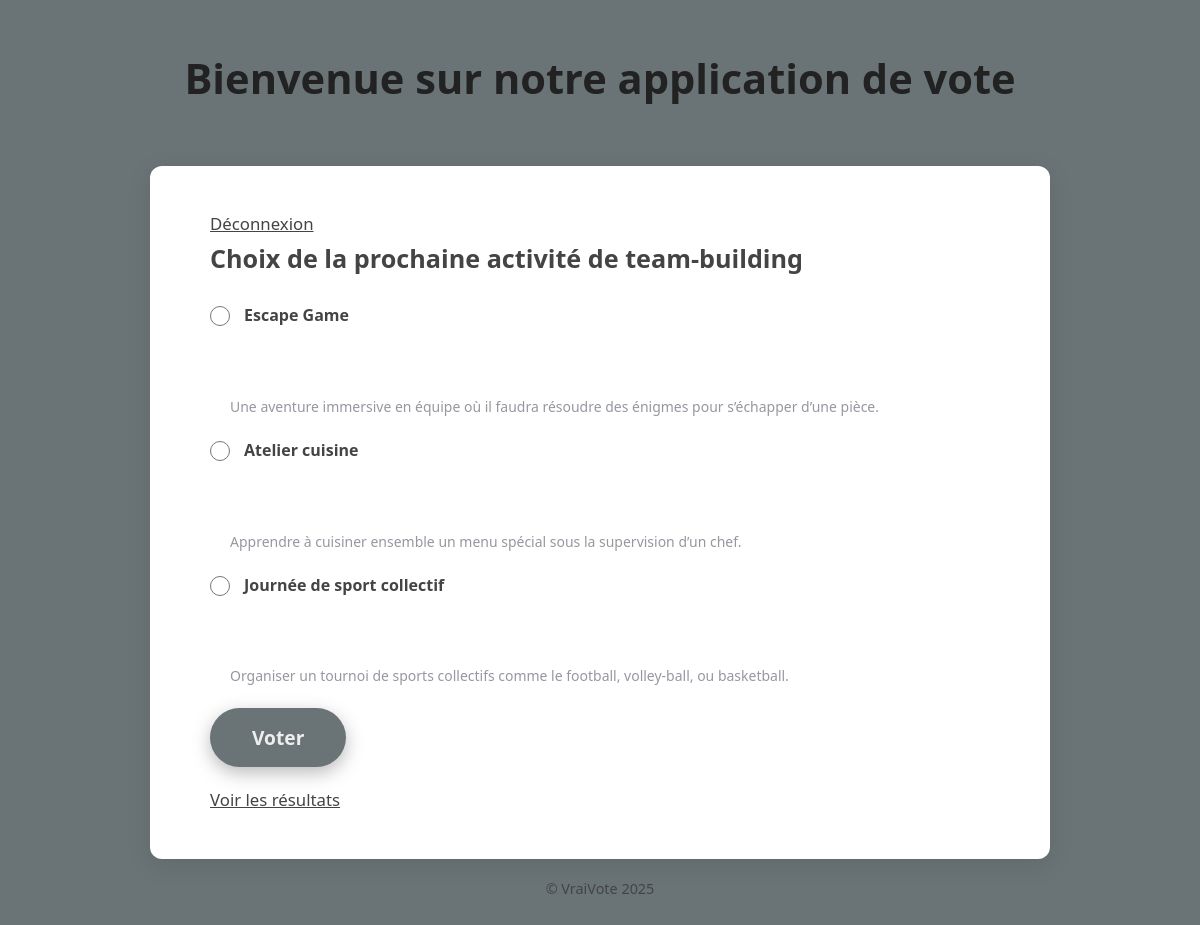
The page /poll/6/ (signed in) on the database its author committed.
### vote_app/models.py (models this page shows, shortened)
class Poll(models.Model):
    TYPE_VOTE_CHOICES = [
        ('unique', 'Vote unique'),
        ('multiple', 'Vote multiple'),
    ]
    title = models.CharField(max_length=255)
    description = models.TextField()
    start_date = models.DateTimeField()
    end_date = models.DateTimeField()
    vote_type = models.CharField(max_length=20, choices=TYPE_VOTE_CHOICES)

class Option(models.Model):
    poll = models.ForeignKey(Poll, related_name='options', on_delete=models.CASCADE)
    name = models.CharField(max_length=255)
    description = models.TextField(blank=True, null=True)

### vote_app/views.py (the view)
# urls.py: path('poll/<int:poll_id>/', views.poll_detail, name='poll_detail'),
@login_required
def poll_detail(request, poll_id):
    poll = get_object_or_404(Poll, id=poll_id)
    user_vote = Vote.objects.filter(user=request.user, poll=poll).first()
    return render(request, 'vote_app/poll_detail.html', {'poll': poll, 'user_vote': user_vote})

### vote_app/templates/vote_app/poll_detail.html (shortened to what this page needs)
{% extends 'vote_app/base.html' %}
{% block content %}
                <a href="{% url 'login' %}">Déconnexion</a>
<h2>{{ poll.title }}</h2>
<form method="post" action="{% url 'vote_poll' poll.id %}">
    {% for option in poll.options.all %}
        <label>
            <input type="radio" name="option" value="{{ option.id }}">
            {{ option.name }}
        </label><br />
        {% if option.description %}
            <small style="color: #9a959f; margin-left: 20px; display: block;">
                {{ option.description }}
            </small>
        {% endif %}
    {% endfor %}
    <button type="submit">Voter</button> <a href="{% url 'results' poll.id %}">Voir les résultats</a>
</form>
{% endblock %}

### vote_app/static/css/style.css (style rules this page uses)
* { margin: 0; padding: 0; box-sizing: border-box; font-family: 'Segoe UI', Tahoma, Geneva, Verdana, sans-serif; color: #444; background: none; }
body { min-height: 100vh; background: #6a7476; display: flex; flex-direction: column; align-items: center; padding: 50px 20px; }
form { margin-top: 25px; display: flex; flex-direction: column; gap: 20px; width: 100%; }
form input, form textarea, form select { width: 100%; padding: 12px 16px; font-size: 1rem; border-radius: 8px; border: 1.5px solid #ccc; background-color: #fafafa; color: #333; transition: border-color 0.3s ease; }
form label { display: flex; align-items: center; gap: 14px; font-weight: 600; color: #444; cursor: pointer; user-select: none; font-size: 1rem; }
form input[type="checkbox"], form input[type="radio"] { width: 20px; height: 20px; cursor: pointer; accent-color: #555; }
form button[type="submit"] { background: #6a7476; color: #eee; border: none; border-radius: 50px; padding: 16px 42px; font-size: 1.2rem; font-weight: 700; cursor: pointer; box-shadow: 0 6px 18px rgba(85, 85, 85, 0.4); transition: background-color 0.3s ease, transform 0.2s ease; align-self: flex-start; }

### rows shown on the page
Poll: title "Choix de la prochaine activité de team-building"
Option: name "Escape Game", description "Une aventure immersive en équipe où il faudra résoudre des énigmes pour s’échapper d’une pièce."
Option: name "Atelier cuisine", description "Apprendre à cuisiner ensemble un menu spécial sous la supervision d’un chef."
Option: name "Journée de sport collectif", description "Organiser un tournoi de sports collectifs comme le football, volley-ball, ou basketball."
